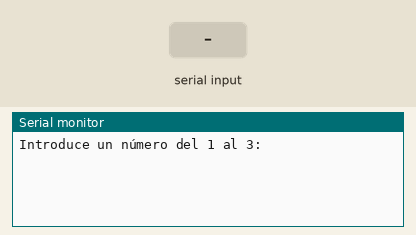
The sketch below on a simulated Arduino Uno, built with avr-gcc and run on an emulated ATmega328P. On the bench: the last lines printed to the serial monitor. The test bench sets the inputs (shaded band).

Above: at 1.2 s.
1.3 s: "1" received over Serial
At 1.9 s:
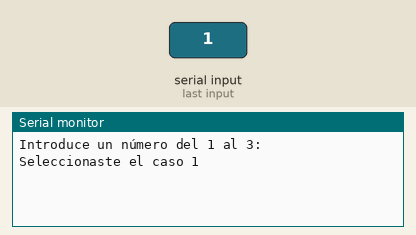
2.8 s: "0" received over Serial
At 4.3 s:
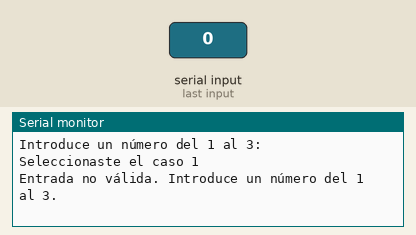

The sketch:

Ejemplo_SwitchCase.ino
```cpp
void setup() {
  Serial.begin(9600); // Inicia la comunicación serial a 9600 baudios.
  Serial.println("Introduce un número del 1 al 3:");
}

void loop() {
  if (Serial.available() > 0) { // Verifica si hay datos disponibles en el puerto serial.
    char input = Serial.read(); // Lee el carácter ingresado.
    switch (input) {
      case '1':
        Serial.println("Seleccionaste el caso 1");
        break;
      case '2':
        Serial.println("Seleccionaste el caso 2");
        break;
      case '3':
        Serial.println("Seleccionaste el caso 3");
        break;
      default:
        Serial.println("Entrada no válida. Introduce un número del 1 al 3.");
        break;
    }
  }
}
```

Measured:
- after the input at 1.3 s, the serial monitor: prints a new line at once (image 1)
- after the input at 2.8 s, the serial monitor: prints a new line at once (image 2)
